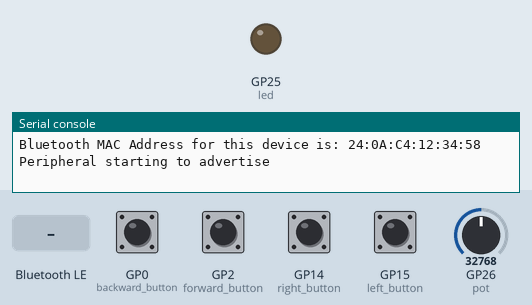
This program was run on a simulated Raspberry Pi Pico running MicroPython. Shown: output pins drawn as LEDs (lit = HIGH), the last lines printed to the serial console. Dashed ring = blinking. The inputs (shaded band) are chosen by the test bench; at power-on: GP0 (backward_button), GP2 (forward_button), GP14 (right_button), GP15 (left_button) HIGH, GP26 (pot) = 32768 (analog values on the 0–65535 scale). Nothing arrives over Bluetooth unless stated.

Above: at 1.2 s.
1.3 s: "1" written over Bluetooth
At 2.1 s:
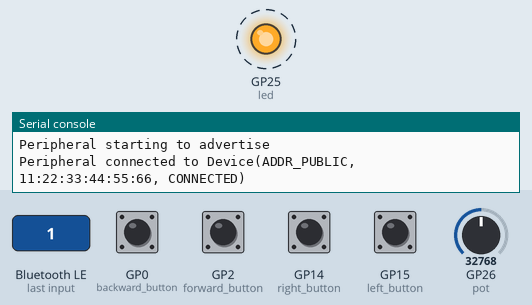
Timing chart, 0 to 10.3 s (numbered marks = the images above; inputs shaded):
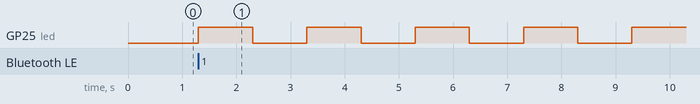

Measured:
- after the input at 1.3 s, GP25 (led): alternates HIGH for 1.0 s and LOW for 1.0 s, starting at once

The program:

pico_bleak.py
```python
import aioble
import bluetooth
import asyncio
from machine import Pin
from picozero import Pot, Button

backward_button = Button(0)
forward_button = Button(2)
left_button = Button(15)
right_button = Button(14)
pot = Pot(26)
led = Pin("LED", Pin.OUT)
connected = False
# Show the MAC address for the current Pico
ble = bluetooth.BLE()
ble.active(True)
_, mac_address = ble.config('mac')
formatted_mac = ':'.join(f'{b:02X}' for b in mac_address)
print(f"Bluetooth MAC Address for this device is: {formatted_mac}")
ble.active(False)
ble = None

# Define UUIDs for the service and characteristics
_SERVICE_UUID = bluetooth.UUID(0x1848)
_WRITE_CHARACTERISTIC_UUID = bluetooth.UUID(0x2A6E)  # Central writes here
_READ_CHARACTERISTIC_UUID = bluetooth.UUID(0x2A6F)   # Peripheral writes here

IAM = "Peripheral"

MESSAGE = f"Hello from {IAM}!"

# Bluetooth parameters
BLE_NAME = f"{IAM}"  # Dynamic name for the device
BLE_SVC_UUID = _SERVICE_UUID
BLE_APPEARANCE = 0x0300
BLE_ADVERTISING_INTERVAL = 2000

# state variables
message_count = 0

def encode_message(message):
    """Encode a message to bytes."""
    return message.encode('utf-8')

def decode_message(message):
    """Decode a message from bytes."""
    return message.decode('utf-8')

async def blink_led_task():
    global connected
    toggle = True
    while True:
        led.value(toggle)
        toggle = not toggle
        blink = 1000 if connected else 250
        await asyncio.sleep_ms(blink)

async def send_data_task(connection, write_characteristic):
    """Send data to the central device."""
    while True:
        button_state = 1 if backward_button.is_pressed else 0
        button_state2 = 1 if forward_button.is_pressed else 0
        button_state3 = 1 if left_button.is_pressed else 0
        button_state4 = 1 if right_button.is_pressed else 0
        pwm_value = pot.value
        message = f"{button_state},{button_state2},{button_state3},{button_state4},{pwm_value:.2f}"
        #print(f"Sending: {message}")

        try:
            msg = encode_message(message)
            write_characteristic.write(msg)  # Peripheral writes data here
            await asyncio.sleep(0.1)
        except Exception as e:
            print(f"Error while sending data: {e}")
            continue

async def run_peripheral_mode():
    """Run the peripheral mode."""
    global connected
    # Set up the Bluetooth service and characteristics
    ble_service = aioble.Service(BLE_SVC_UUID)

    # Characteristic for the central to write
    write_characteristic = aioble.Characteristic(
        ble_service, _WRITE_CHARACTERISTIC_UUID,
        read=True, write=True, capture=False
    )

    # Characteristic for the peripheral to write
    read_characteristic = aioble.Characteristic(
        ble_service, _READ_CHARACTERISTIC_UUID,
        read=True, write=True, capture=False
    )

    aioble.register_services(ble_service)

    print(f"{BLE_NAME} starting to advertise")

    while True:
        async with await aioble.advertise(
            BLE_ADVERTISING_INTERVAL, name=BLE_NAME, services=[BLE_SVC_UUID],
            appearance=BLE_APPEARANCE) as connection:
            connected = True
            print(f"{BLE_NAME} connected to {connection.device}")

            # Create tasks for sending and receiving data
            tasks = [
                asyncio.create_task(send_data_task(connection, read_characteristic)),
                asyncio.create_task(blink_led_task()),
            ]
            await asyncio.gather(*tasks)
            connected = False
            print(f"{IAM} disconnected")
            break

asyncio.run(run_peripheral_mode())
```
